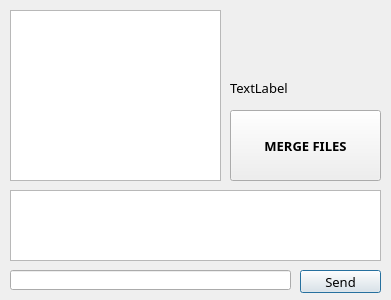
<?xml version="1.0" encoding="UTF-8"?>
<ui version="4.0">
 <class>merge_dialog</class>
 <widget class="QDialog" name="merge_dialog">
  <property name="geometry">
   <rect>
    <x>0</x>
    <y>0</y>
    <width>391</width>
    <height>300</height>
   </rect>
  </property>
  <property name="font">
   <font>
    <family>Century Gothic</family>
    <pointsize>10</pointsize>
   </font>
  </property>
  <property name="windowTitle">
   <string>Merge XML files</string>
  </property>
  <widget class="QLineEdit" name="text_input_merge">
   <property name="geometry">
    <rect>
     <x>10</x>
     <y>270</y>
     <width>281</width>
     <height>20</height>
    </rect>
   </property>
  </widget>
  <widget class="QPushButton" name="send_text">
   <property name="geometry">
    <rect>
     <x>300</x>
     <y>270</y>
     <width>81</width>
     <height>23</height>
    </rect>
   </property>
   <property name="font">
    <font>
     <weight>50</weight>
     <bold>false</bold>
    </font>
   </property>
   <property name="text">
    <string>Send</string>
   </property>
  </widget>
  <widget class="QPlainTextEdit" name="text_log_merge">
   <property name="geometry">
    <rect>
     <x>10</x>
     <y>190</y>
     <width>371</width>
     <height>71</height>
    </rect>
   </property>
   <property name="readOnly">
    <bool>true</bool>
   </property>
  </widget>
  <widget class="QListView" name="listView_files">
   <property name="geometry">
    <rect>
     <x>10</x>
     <y>10</y>
     <width>211</width>
     <height>171</height>
    </rect>
   </property>
   <property name="font">
    <font>
     <family>Century Gothic</family>
     <pointsize>10</pointsize>
    </font>
   </property>
  </widget>
  <widget class="QPushButton" name="merge_button">
   <property name="geometry">
    <rect>
     <x>230</x>
     <y>110</y>
     <width>151</width>
     <height>71</height>
    </rect>
   </property>
   <property name="font">
    <font>
     <weight>75</weight>
     <bold>true</bold>
    </font>
   </property>
   <property name="locale">
    <locale language="English" country="UnitedStates"/>
   </property>
   <property name="text">
    <string>MERGE FILES</string>
   </property>
  </widget>
  <widget class="QLabel" name="merge_label">
   <property name="geometry">
    <rect>
     <x>230</x>
     <y>80</y>
     <width>151</width>
     <height>16</height>
    </rect>
   </property>
   <property name="locale">
    <locale language="English" country="UnitedStates"/>
   </property>
   <property name="text">
    <string>TextLabel</string>
   </property>
  </widget>
 </widget>
 <resources/>
 <connections/>
</ui>
